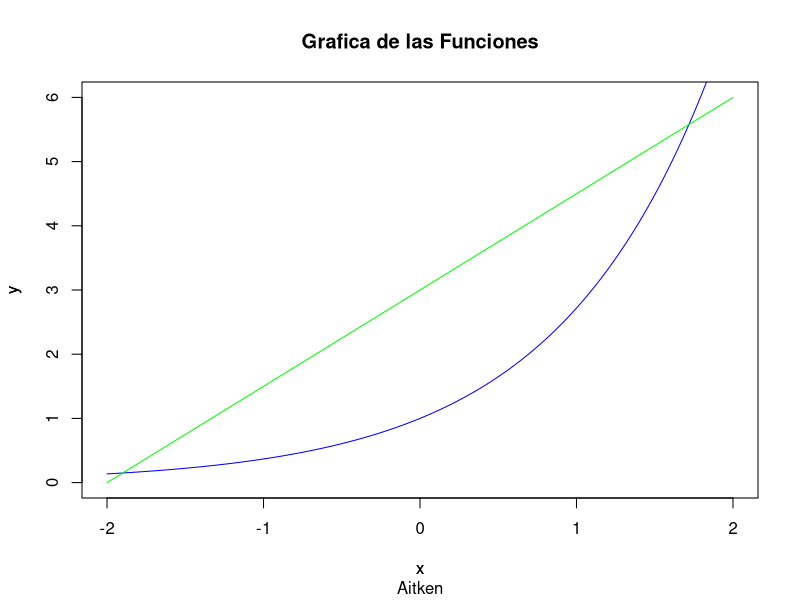
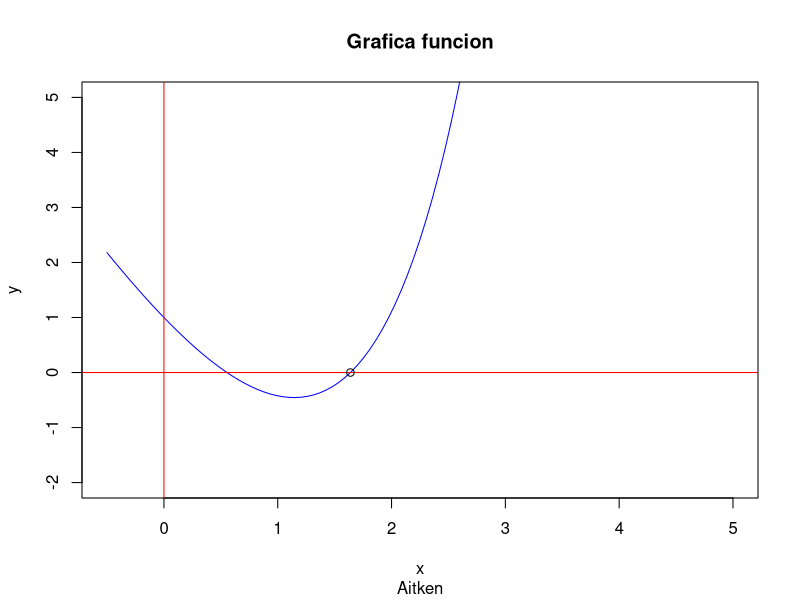
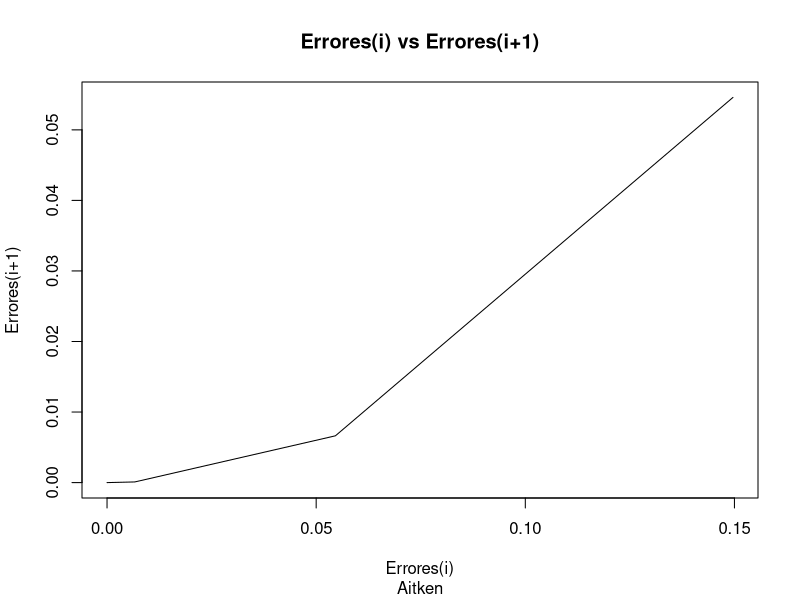
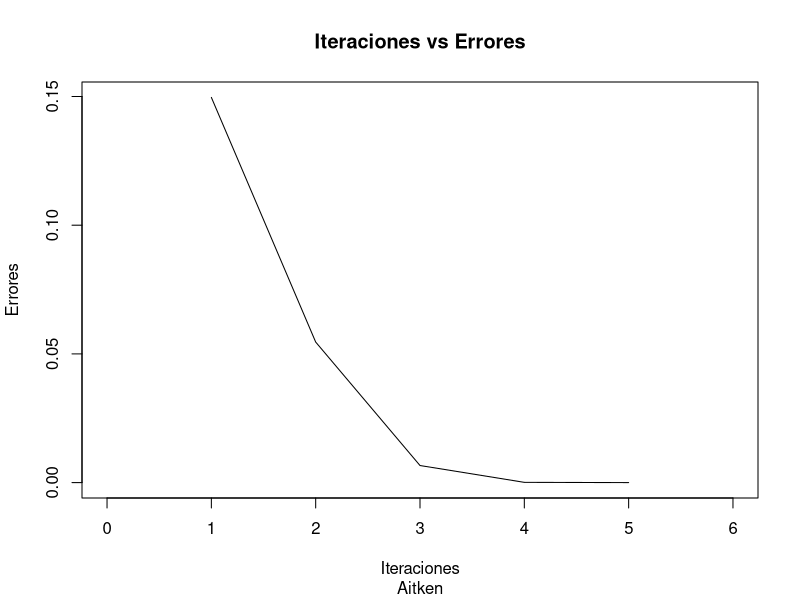
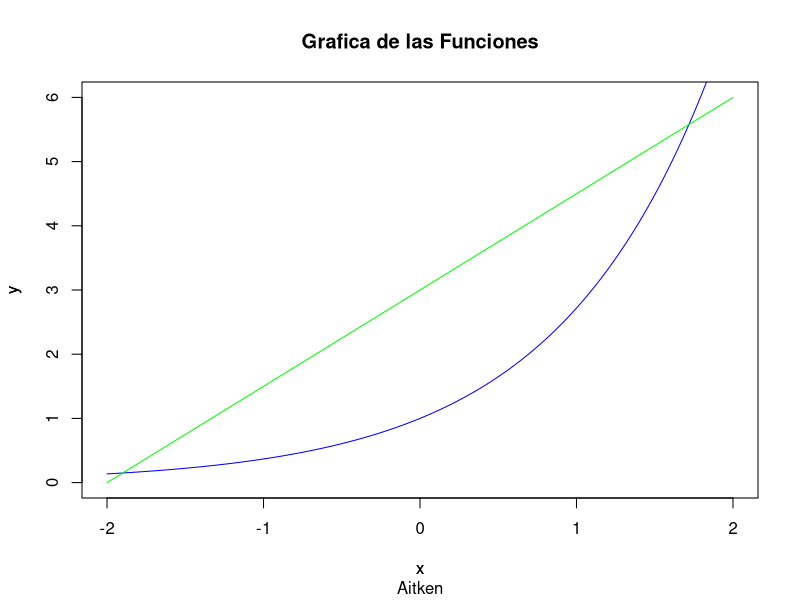
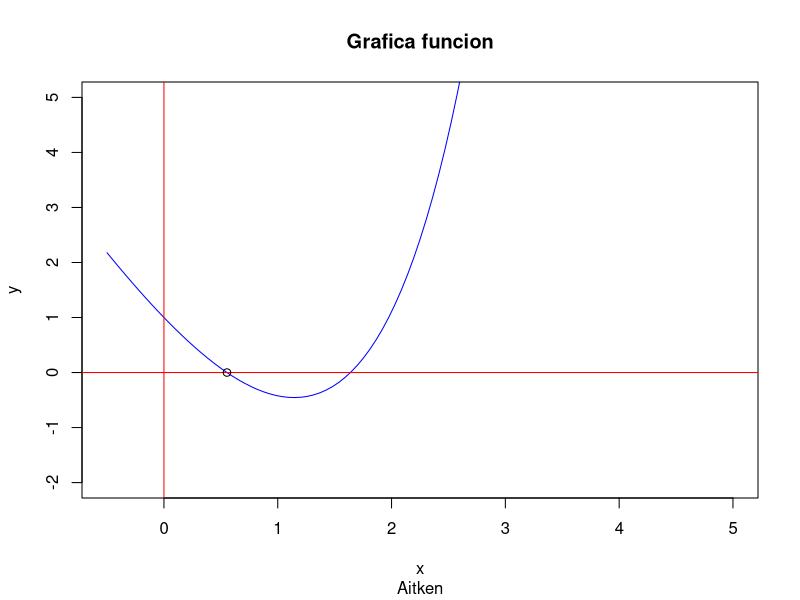
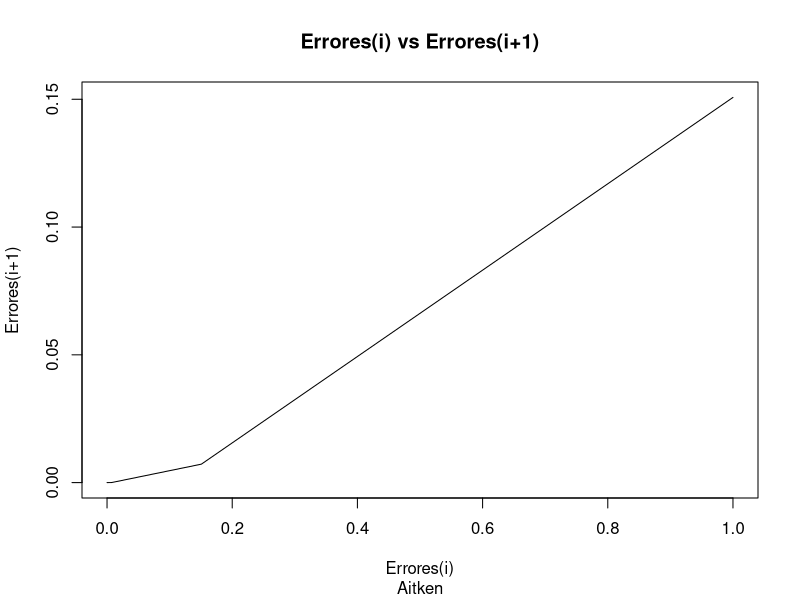
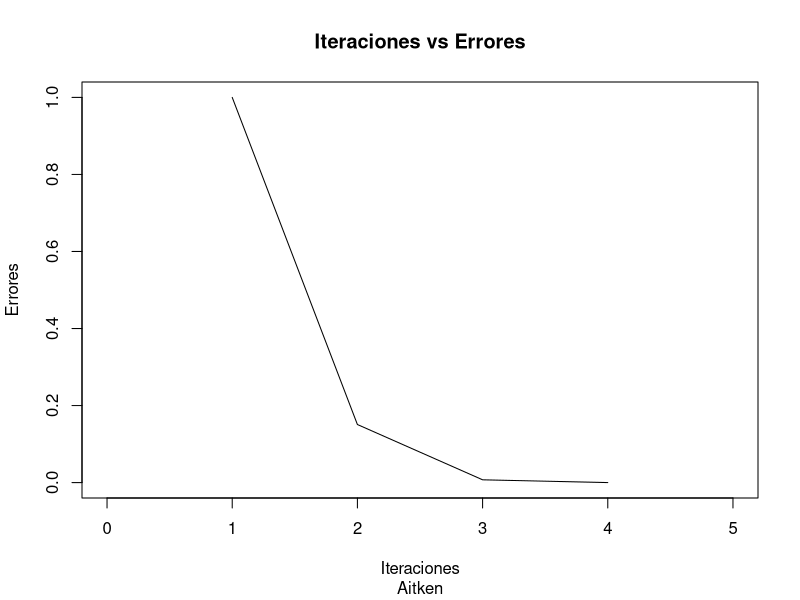

Write R code to recreate these figures, in order.
#-------------------------------------------------------------------------------
#                           Ejercicios raiz con metodos
#-------------------------------------------------------------------------------

fe<-function(x)
{
  signif(exp(1), 5)^x
}

fpi<-function(x)
{
  signif(pi,5)*x
}

f1<-function(x)
{
  signif(exp(1), 5)^x-signif(pi,5)*x
}

#--------------------------------------------
#               Aitken
#--------------------------------------------

aitken = function(f, m, x0, tol)
{
  
  plot(fe, xlim = c(-2,2), ylim = c(0,6), col = "blue", main = "Grafica de las Funciones", sub = "Aitken", xlab = "x", ylab = "y")
  par(new=TRUE)
  curve(fpi, type = "l", col="green", axes=FALSE, ylab = "y")
  par(new=FALSE)
  
  iteraciones<-c()
  
  Er1<-c()
  Er2<-c()
  
  k<-0
  E1<-0
  
  g<-parse(text=f)
  fx = function(x){eval(g[[1]])}
  d.<-D(parse(text=f ), "x")
  df<-function(x) eval(d.)
  
  plot(fx, xlim = c(-0.5,5), ylim = c(-2,5), col = "blue", main = "Grafica funcion", sub = "Aitken", xlab = "x", ylab = "y")
  abline(h = 0, v=0, col= "red")
  
  repeat
  {
    
    x1 = x0 - m*(fx(x0)/df(x0))
    dx = abs(x1-x0)
    E2 = E1
    E1 = dx/x1
    cat("X=", x1, "\t", "E=", dx, "\t e=", E1,"\t Iteracion", k+1,"\n")
    
    if(k >= 1)
    {
      Er1<-c(Er1, E2)
      Er2<-c(Er2, E1)
    }
    
    k = k + 1
    
    if (dx < tol) break;
    
    x0 = x1
    
    
  }
  
  points(x1,0)
  
  plot(fx, xlim = c(0,max(Er1)), ylim = c(0,max(Er2)), col = "white", main = "Errores(i) vs Errores(i+1)", sub = "Aitken", xlab = "Errores(i)", ylab = "Errores(i+1)")
  lines(Er1, Er2, type = "l")
  
  Er1<-c(Er1,Er2[k])
  iteraciones<-c(1:k)
  plot(fx, xlim = c(0,iteraciones[k]), ylim = c(0,Er1[1]), col = "white", main = "Iteraciones vs Errores", sub = "Aitken", xlab = "Iteraciones", ylab = "Errores")
  lines(iteraciones, Er1, type = "l")
}

aitken("2.7182^x-3.1415*x", 1, 2, 10^-8)

aitken("2.7182^x-3.1415*x", 1, 0, 10^-8)
